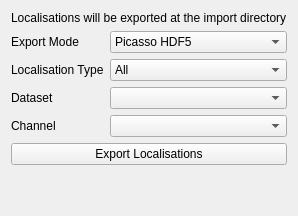
         <widget class="QWidget" name="tab_14">
          <attribute name="title">
           <string>Export Localisations</string>
          </attribute>
          <layout class="QVBoxLayout" name="verticalLayout_17">
           <item>
            <widget class="QLabel" name="label_74">
             <property name="text">
              <string>Localisations will be exported at the import directory</string>
             </property>
            </widget>
           </item>
           <item>
            <layout class="QFormLayout" name="formLayout_19">
             <item row="2" column="0">
              <widget class="QLabel" name="label_72">
               <property name="text">
                <string>Dataset</string>
               </property>
              </widget>
             </item>
             <item row="2" column="1">
              <widget class="QComboBox" name="locs_export_dataset"/>
             </item>
             <item row="1" column="0">
              <widget class="QLabel" name="label_73">
               <property name="text">
                <string>Localisation Type</string>
               </property>
              </widget>
             </item>
             <item row="1" column="1">
              <widget class="QComboBox" name="locs_export_type">
               <item>
                <property name="text">
                 <string>All</string>
                </property>
               </item>
               <item>
                <property name="text">
                 <string>Bounding Boxes</string>
                </property>
               </item>
               <item>
                <property name="text">
                 <string>Localisations</string>
                </property>
               </item>
              </widget>
             </item>
             <item row="3" column="1">
              <widget class="QComboBox" name="locs_export_channel"/>
             </item>
             <item row="3" column="0">
              <widget class="QLabel" name="label_71">
               <property name="text">
                <string>Channel</string>
               </property>
              </widget>
             </item>
             <item row="0" column="0">
              <widget class="QLabel" name="label_112">
               <property name="text">
                <string>Export Mode</string>
               </property>
              </widget>
             </item>
             <item row="0" column="1">
              <widget class="QComboBox" name="locs_export_mode">
               <item>
                <property name="text">
                 <string>Picasso HDF5</string>
                </property>
               </item>
               <item>
                <property name="text">
                 <string>CSV</string>
                </property>
               </item>
               <item>
                <property name="text">
                 <string>POS.OUT</string>
                </property>
               </item>
              </widget>
             </item>
            </layout>
           </item>
           <item>
            <widget class="QPushButton" name="molseeq_export_locs">
             <property name="text">
              <string>Export Localisations</string>
             </property>
            </widget>
           </item>
           <item>
            <spacer name="verticalSpacer_17">
             <property name="orientation">
              <enum>Qt::Vertical</enum>
             </property>
             <property name="sizeHint" stdset="0">
              <size>
               <width>20</width>
               <height>40</height>
              </size>
             </property>
            </spacer>
           </item>
          </layout>
         </widget>
